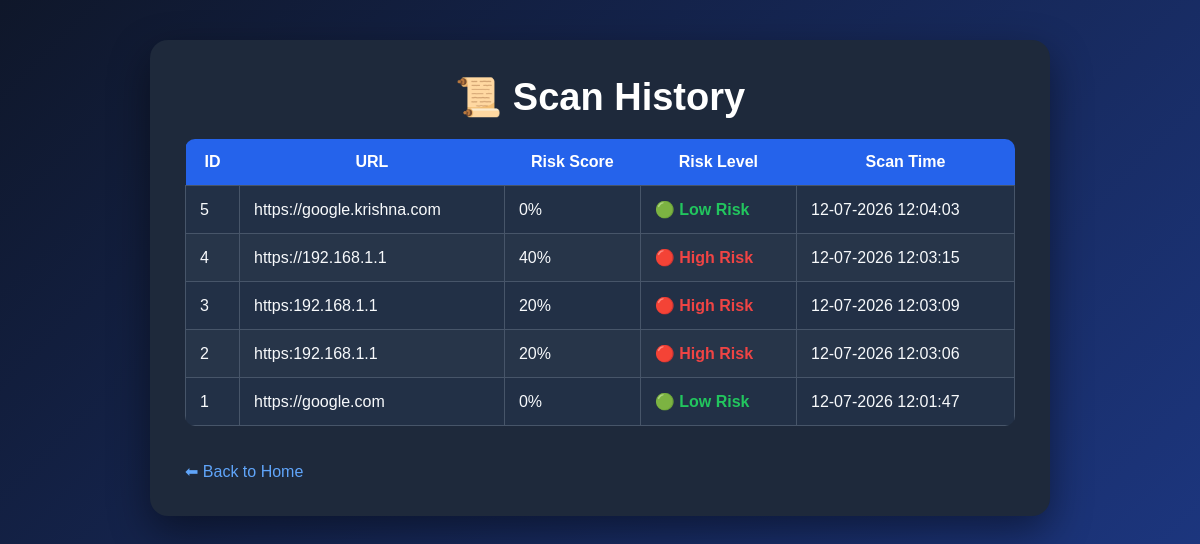
The app's page /history, older data.
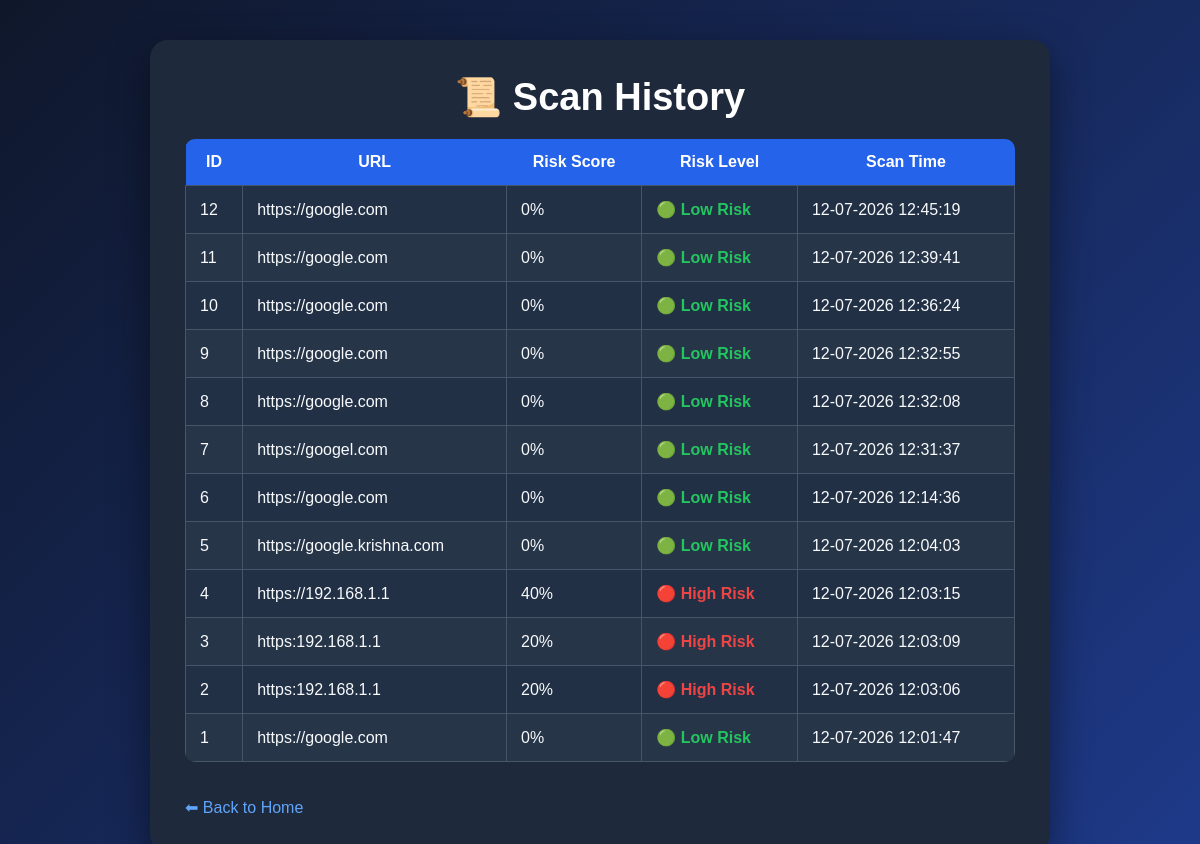
The same page, newer data.
### tables this page shows
CREATE TABLE scan_history(

        id INTEGER PRIMARY KEY AUTOINCREMENT,

        url TEXT,

        risk_score INTEGER,

        risk_level TEXT,

        scan_time TEXT

    );

### app.py (the view)
@app.route("/history")
def history():
    history_data = get_history()
    return render_template(
        "history.html",
        history=history_data
    )

### database.py (called while the page is built)
def get_history():
    conn = sqlite3.connect(DATABASE)
    cursor = conn.cursor()
    cursor.execute("""
    SELECT *
    FROM scan_history
    ORDER BY id DESC
    """)
    history = cursor.fetchall()
    conn.close()
    return history

### templates/history.html (shortened to what this page needs)
<!DOCTYPE html>
<html lang="en">
<head>
    <link rel="stylesheet"
          href="{{ url_for('static', filename='style.css') }}">
</head>
<body>
<div class="container">
    <h1>📜 Scan History</h1>
    <table class="feature-table">
        <tr>
            <th>ID</th>
            <th>URL</th>
            <th>Risk Score</th>
            <th>Risk Level</th>
            <th>Scan Time</th>
        </tr>
        {% if history %}
            {% for scan in history %}
            <tr>
                <td>{{ scan[0] }}</td>
                <td>{{ scan[1] }}</td>
                <td>{{ scan[2] }}%</td>
                <td>
                    {% if scan[3] == "Low Risk" %}
                        <span class="low">🟢 {{ scan[3] }}</span>
                    {% elif scan[3] == "Medium Risk" %}
                        <span class="medium">🟡 {{ scan[3] }}</span>
                    {% else %}
                        <span class="high">🔴 {{ scan[3] }}</span>
                    {% endif %}
                </td>
                <td>{{ scan[4] }}</td>
            </tr>
            {% endfor %}
        {% else %}
            <tr>
                <td colspan="5">No scan history available.</td>
            </tr>
        {% endif %}
    </table>
    <br><br>
    <a href="/">⬅ Back to Home</a>
</div>
</body>
</html>

Row changes from the older to the newer data that the page shows:
added scan_history: id "12", url "https://google.com", risk_score "0", risk_level "Low Risk", scan_time "12-07-2026 12:45:19"
added scan_history: id "11", url "https://google.com", risk_score "0", risk_level "Low Risk", scan_time "12-07-2026 12:39:41"
added scan_history: id "10", url "https://google.com", risk_score "0", risk_level "Low Risk", scan_time "12-07-2026 12:36:24"
added scan_history: id "9", url "https://google.com", risk_score "0", risk_level "Low Risk", scan_time "12-07-2026 12:32:55"
added scan_history: id "8", url "https://google.com", risk_score "0", risk_level "Low Risk", scan_time "12-07-2026 12:32:08"
added scan_history: id "7", url "https://googel.com", risk_score "0", risk_level "Low Risk", scan_time "12-07-2026 12:31:37"
added scan_history: id "6", url "https://google.com", risk_score "0", risk_level "Low Risk", scan_time "12-07-2026 12:14:36"
